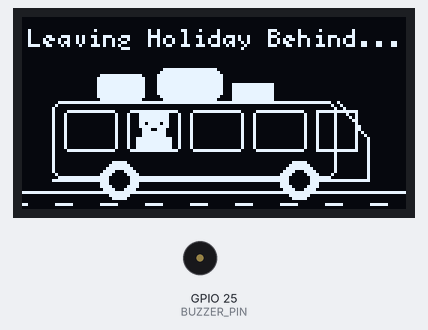
A sketch run on a simulated ESP32. On the bench: 128×64 one-colour display, buzzer (waves = sounding).

Above: at 0.2 s.
At 3.27 s:
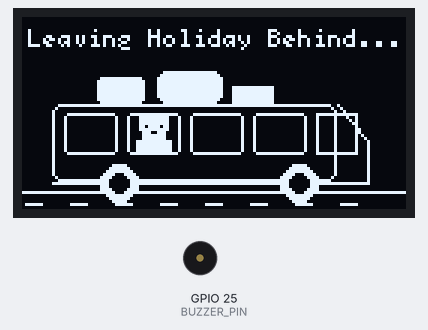
At 20.39 s:
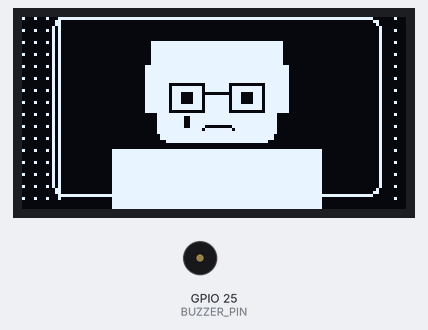
At 39.68 s:
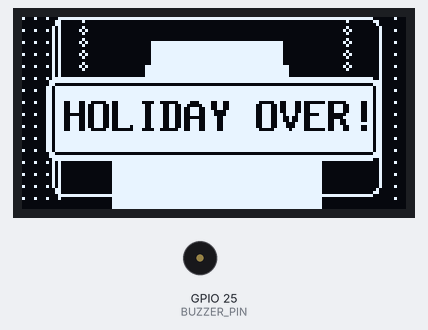
Timing chart, 0 to 40.0 s (numbered marks = the images above):
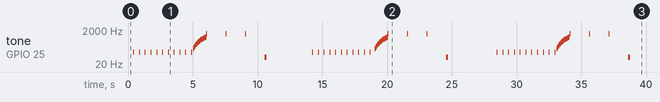

Measured:
- by itself, tone on GPIO 25 (BUZZER_PIN): plays 100 Hz for 0.03 s, 100 Hz for 0.03 s, 100 Hz for 0.03 s, 100 Hz for 0.03 s, 100 Hz for 0.03 s, 100 Hz for 0.03 s … (99 notes in this stretch)

The sketch:

CinematicBus.ino
```cpp
#include <Arduino.h>
#include <U8g2lib.h>
#include <Wire.h>

// إعداد الشاشة
U8G2_SSD1306_128X64_NONAME_F_HW_I2C u8g2(U8G2_R0, /* reset=*/ U8X8_PIN_NONE);

#define BUZZER_PIN 25 // منفذ الطنان الصوتي (Buzzer)

unsigned long startTime;
int frame = 0;
int vib = 0;

void setup() {
  u8g2.begin();
  pinMode(BUZZER_PIN, OUTPUT);
  startTime = millis();
}

// =========================================================
// دالة رسم الطالب في حجمه الطبيعي (ينظر للكاميرا)
// =========================================================
void drawStudentNormal(int x, int y) {
  u8g2.drawBox(x + 5, y + 2, 8, 7);
  u8g2.drawBox(x + 3, y + 9, 12, 5);

  u8g2.drawLine(x + 4, y + 1, x + 13, y + 1);
  u8g2.drawLine(x + 4, y + 2, x + 4, y + 5);
  u8g2.drawLine(x + 13, y + 2, x + 13, y + 5);

  u8g2.setDrawColor(0);
  u8g2.drawPixel(x + 6, y + 4);
  u8g2.drawPixel(x + 11, y + 4);
  u8g2.drawLine(x + 8, y + 6, x + 9, y + 6);
  u8g2.setDrawColor(1);

  u8g2.drawFrame(x + 5, y + 3, 3, 3);
  u8g2.drawFrame(x + 10, y + 3, 3, 3);
  u8g2.drawLine(x + 8, y + 4, x + 9, y + 4);
}

// =========================================================
// المشهد الأول: باص من الجانب
// =========================================================
void drawDetailedSideBus(int bX, int bY) {
  u8g2.drawLine(0, 58, 128, 58);
  for(int i=0; i<128; i+=15) u8g2.drawLine((i-(frame*4)%15), 62, (i-(frame*4)%15)+5, 62);

  u8g2.drawRFrame(bX, bY, 95, 26, 3);
  u8g2.drawLine(bX+95, bY, bX+105, bY+12);
  u8g2.drawLine(bX+105, bY+12, bX+105, bY+26);
  u8g2.drawLine(bX, bY+26, bX+105, bY+26);

  for(int i=0; i<4; i++) {
    u8g2.drawRFrame(bX + 4 + (i*21), bY + 3, 18, 14, 2);
  }
  u8g2.drawFrame(bX+88, bY+3, 14, 14);

  drawStudentNormal(bX + 25, bY + 3);

  u8g2.drawDisc(bX + 22, bY + 26, 6);
  u8g2.drawDisc(bX + 82, bY + 26, 6);
  u8g2.setDrawColor(0);
  u8g2.drawDisc(bX + 22, bY + 26, 3);
  u8g2.drawDisc(bX + 82, bY + 26, 3);
  u8g2.setDrawColor(1);

  u8g2.drawRBox(bX+15, bY-9, 16, 9, 2);
  u8g2.drawRBox(bX+35, bY-11, 22, 11, 3);
  u8g2.drawBox(bX+60, bY-6, 14, 6);
  u8g2.drawLine(bX+5, bY, bX+80, bY);

  u8g2.setFont(u8g2_font_5x7_tf);
  u8g2.drawStr(2, 10, "Leaving Holiday Behind...");
}

// =========================================================
// المشهد الثاني: الـ Zoom (الوجه الأمامي والدموع المزدوجة)
// =========================================================
void drawZoomedStudent() {
  int x0 = 10, y0 = vib;

  u8g2.drawRFrame(x0, y0, 110, 60, 4);
  u8g2.drawLine(x0+2, y0, x0+2, y0+60);
  for(int i=0; i<128; i+=4) {
    for(int j=0; j<64; j+=4) {
      if ((i < x0 || i > x0+110) || (j < y0 || j > y0+60)) {
         if ((i+j) % 2 == 0) u8g2.drawPixel(i,j);
      }
    }
  }

  int hX = x0 + 35;
  int hY = y0 + 10;

  u8g2.drawRBox(hX, hY, 40, 32, 4);
  u8g2.drawBox(hX - 2, hY - 2, 44, 8);
  u8g2.drawBox(hX - 4, hY + 6, 6, 16);
  u8g2.drawBox(hX + 38, hY + 6, 6, 16);

  u8g2.setDrawColor(0);
  u8g2.drawFrame(hX + 4, hY + 12, 12, 10);
  u8g2.drawFrame(hX + 24, hY + 12, 12, 10);
  u8g2.drawLine(hX + 16, hY + 15, hX + 24, hY + 15);

  u8g2.drawBox(hX + 8, hY + 15, 4, 4);
  u8g2.drawBox(hX + 28, hY + 15, 4, 4);

  u8g2.drawLine(hX + 16, hY + 26, hX + 24, hY + 26);
  u8g2.drawPixel(hX + 15, hY + 27);
  u8g2.drawPixel(hX + 25, hY + 27);

  int elapsedCloseUp = millis() - startTime - 6000;
  int tear1_Y = map(elapsedCloseUp % 1500, 0, 1500, hY+22, hY+40);
  int tear2_Y = map((elapsedCloseUp + 750) % 1500, 0, 1500, hY+22, hY+40);

  u8g2.drawBox(hX + 9, tear1_Y, 2, 4);
  u8g2.drawBox(hX + 29, tear2_Y, 2, 3);
  u8g2.setDrawColor(1);

  u8g2.drawBox(hX - 15, hY + 34, 70, 20);
  u8g2.setDrawColor(0);
  u8g2.drawLine(hX + 5, hY + 32, hX + 35, hY + 32);
  u8g2.setDrawColor(1);

  u8g2.drawRBox(hX - 5, y0 + 50, 14, 6, 2);
  u8g2.drawRBox(hX + 31, y0 + 50, 14, 6, 2);
}

// =========================================================
// المشهد الثالث: لافتة النهاية الدرامية (انتهت العطلة!)
// =========================================================
void drawEndSign(unsigned long elapsed) {
  // اللافتة تسقط من الأعلى بسرعة خلال ثانية واحدة
  int signY = map(elapsed, 10000, 10500, -40, 20);
  if (signY > 20) signY = 20; // تتوقف في منتصف الشاشة

  // السلاسل الحديدية التي تمسك اللافتة
  u8g2.setDrawColor(1);
  for(int i=0; i<signY; i+=4) {
    u8g2.drawCircle(20, i, 1);
    u8g2.drawCircle(108, i, 1);
  }

  // خلفية اللافتة الصلبة
  u8g2.drawRBox(8, signY, 112, 28, 4);

  // حفر الإطار الداخلي باللون الأسود
  u8g2.setDrawColor(0);
  u8g2.drawRFrame(10, signY + 2, 108, 24, 2);

  // النص العريض والصادم
  u8g2.setFont(u8g2_font_8x13B_tf); // خط عريض وواضح
  u8g2.drawStr(14, signY + 18, "HOLIDAY OVER!");
  u8g2.setDrawColor(1);
}

// =========================================================
// حلقة التشغيل والمؤثرات الصوتية الشاملة
// =========================================================
void loop() {
  u8g2.clearBuffer();
  frame++;
  vib = (frame % 2 == 0) ? 1 : 0;

  unsigned long elapsed = millis() - startTime;

  int bX = 10;
  int bY = 28 + vib;

  if (elapsed < 5000) {
    // 1. المشهد الجانبي (المحرك)
    bX = 10;
    drawDetailedSideBus(bX, bY);
    if (frame % 8 == 0) tone(BUZZER_PIN, 100, 30);
  }
  else if (elapsed < 6000) {
    // 2. حركة الكاميرا (الزوم)
    bX = map(elapsed, 5000, 6000, 10, 30);
    drawDetailedSideBus(bX, bY);
    int zoomFreq = map(elapsed, 5000, 6000, 150, 800);
    tone(BUZZER_PIN, zoomFreq, 20);
  }
  else if (elapsed < 10000) {
    // 3. مشهد الدموع
    drawZoomedStudent();
    int elapsedCloseUp = elapsed - 6000;
    if (elapsedCloseUp % 1500 < 30) tone(BUZZER_PIN, 1200, 40);
    if ((elapsedCloseUp + 750) % 1500 < 30) tone(BUZZER_PIN, 1000, 30);
  }
  else if (elapsed < 14000) {
    // 4. المشهد الختامي الصادم (سقوط اللافتة)
    drawZoomedStudent(); // إبقاء الطالب كخلفية
    drawEndSign(elapsed);

    // مؤثر صوتي لارتطام اللافتة القوي (بين 10.5 ثانية و 10.6 ثانية)
    if (elapsed > 10500 && elapsed < 10600) {
      tone(BUZZER_PIN, 50, 100); // صوت (Thud!) منخفض التردد
    }
  }
  else {
    // إعادة الدورة السينمائية من البداية بعد 14 ثانية
    startTime = millis();
  }

  u8g2.sendBuffer();
  delay(30);
}
```
